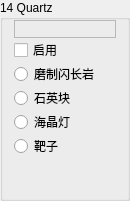
                 <widget class="QGroupBox" name="Base14">
                  <property name="sizePolicy">
                   <sizepolicy hsizetype="Fixed" vsizetype="Preferred">
                    <horstretch>0</horstretch>
                    <verstretch>0</verstretch>
                   </sizepolicy>
                  </property>
                  <property name="minimumSize">
                   <size>
                    <width>130</width>
                    <height>0</height>
                   </size>
                  </property>
                  <property name="maximumSize">
                   <size>
                    <width>130</width>
                    <height>16777215</height>
                   </size>
                  </property>
                  <property name="autoFillBackground">
                   <bool>true</bool>
                  </property>
                  <property name="title">
                   <string>14 Quartz</string>
                  </property>
                  <property name="flat">
                   <bool>false</bool>
                  </property>
                  <layout class="QVBoxLayout" name="verticalLayout_28">
                   <property name="spacing">
                    <number>0</number>
                   </property>
                   <property name="topMargin">
                    <number>0</number>
                   </property>
                   <property name="bottomMargin">
                    <number>0</number>
                   </property>
                   <item>
                    <widget class="QLabel" name="Color14">
                     <property name="font">
                      <font>
                       <family>微软雅黑</family>
                       <pointsize>9</pointsize>
                      </font>
                     </property>
                     <property name="frameShape">
                      <enum>QFrame::StyledPanel</enum>
                     </property>
                     <property name="text">
                      <string/>
                     </property>
                    </widget>
                   </item>
                   <item>
                    <widget class="QCheckBox" name="Enable14">
                     <property name="text">
                      <string>启用</string>
                     </property>
                    </widget>
                   </item>
                   <item>
                    <widget class="QRadioButton" name="is14PolishedDiorite">
                     <property name="text">
                      <string>磨制闪长岩</string>
                     </property>
                     <property name="icon">
                      <iconset resource="../BlockTextures.qrc">
                       <normaloff>:/new/Textures/Slope/block/polished_diorite.png</normaloff>:/new/Textures/Slope/block/polished_diorite.png</iconset>
                     </property>
                    </widget>
                   </item>
                   <item>
                    <widget class="QRadioButton" name="is14QuartzBlock">
                     <property name="text">
                      <string>石英块</string>
                     </property>
                     <property name="icon">
                      <iconset resource="../BlockTextures.qrc">
                       <normaloff>:/new/Textures/Slope/block/quartz_block_side.png</normaloff>:/new/Textures/Slope/block/quartz_block_side.png</iconset>
                     </property>
                    </widget>
                   </item>
                   <item>
                    <widget class="QRadioButton" name="is14SeaLantern">
                     <property name="text">
                      <string>海晶灯</string>
                     </property>
                     <property name="icon">
                      <iconset resource="../BlockTextures.qrc">
                       <normaloff>:/new/Textures/Slope/block/sea_lantern.png</normaloff>:/new/Textures/Slope/block/sea_lantern.png</iconset>
                     </property>
                    </widget>
                   </item>
                   <item>
                    <widget class="QRadioButton" name="is14Target">
                     <property name="text">
                      <string>靶子</string>
                     </property>
                     <property name="icon">
                      <iconset resource="../BlockTextures.qrc">
                       <normaloff>:/new/Textures/Slope/block/target_side.png</normaloff>:/new/Textures/Slope/block/target_side.png</iconset>
                     </property>
                    </widget>
                   </item>
                   <item>
                    <spacer name="verticalSpacer_25">
                     <property name="orientation">
                      <enum>Qt::Vertical</enum>
                     </property>
                     <property name="sizeHint" stdset="0">
                      <size>
                       <width>20</width>
                       <height>40</height>
                      </size>
                     </property>
                    </spacer>
                   </item>
                  </layout>
                 </widget>
